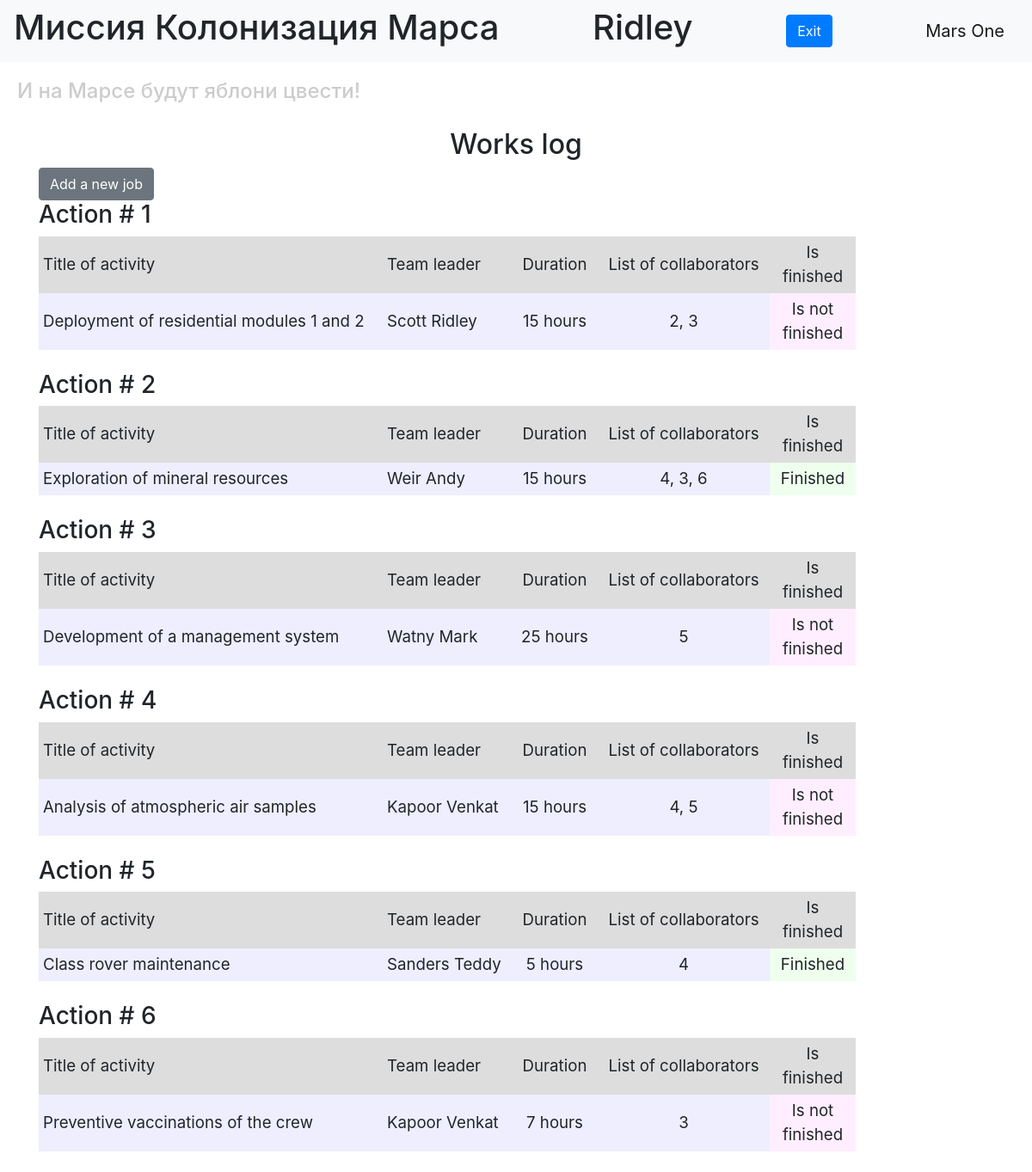
The page / (signed in) on the database its author committed.
### data/users.py (models this page shows, shortened)
class User(SqlAlchemyBase, UserMixin, SerializerMixin):
    __tablename__ = 'users'
    id = sqlalchemy.Column(sqlalchemy.Integer, primary_key=True, autoincrement=True)
    surname = sqlalchemy.Column(sqlalchemy.String, nullable=True)
    name = sqlalchemy.Column(sqlalchemy.String, nullable=True)
    age = sqlalchemy.Column(sqlalchemy.Integer, nullable=True)
    position = sqlalchemy.Column(sqlalchemy.String, nullable=True)
    speciality = sqlalchemy.Column(sqlalchemy.String, nullable=True)
    address = sqlalchemy.Column(sqlalchemy.String, nullable=True)
    email = sqlalchemy.Column(sqlalchemy.String, index=True, unique=True, nullable=True)
    hashed_password = sqlalchemy.Column(sqlalchemy.String, nullable=True)
    modifed_date = sqlalchemy.Column(sqlalchemy.DateTime, default=datetime.datetime.now)
    jobs = orm.relationship("Jobs", back_populates='user')

### data/jobs.py (models this page shows, shortened)
class Jobs(SqlAlchemyBase, SerializerMixin):
    __tablename__ = 'jobs'
    id = sqlalchemy.Column(sqlalchemy.Integer, primary_key=True, autoincrement=True)
    job = sqlalchemy.Column(sqlalchemy.String, nullable=True)
    work_size = sqlalchemy.Column(sqlalchemy.Integer, nullable=True, default=0)
    collaborators = sqlalchemy.Column(sqlalchemy.String, nullable=True)
    start_date = sqlalchemy.Column(sqlalchemy.DateTime, default=datetime.datetime.now)
    end_date = sqlalchemy.Column(sqlalchemy.DateTime, default=datetime.datetime.now)
    is_finished = sqlalchemy.Column(sqlalchemy.Boolean, default=True)
    team_leader = sqlalchemy.Column(sqlalchemy.Integer, sqlalchemy.ForeignKey("users.id"))
    user = orm.relationship('User')

### server.py (the view)
@app.route("/")
def index():
    session = db_session.create_session()
    jobs = session.query(Jobs).all()
    users = session.query(User).all()
    print(len(jobs), len(users))
    names = {name.id: (name.surname, name.name) for name in users}
    return render_template("index.html", jobs=jobs, names=names)

### data/db_session.py (called while the page is built)
def create_session() -> Session:
    global __factory
    return __factory()

### server.py (called while the page is built)
@login_manager.user_loader
def load_user(user_id):
    db_sess = db_session.create_session()
    return db_sess.query(User).get(user_id)

### templates/index.html (shortened to what this page needs)
{% extends "base.html" %}
{% block content %}
<h2 align="center">Works log</h2>
{% if current_user.is_authenticated %}
    <a href="addjob" class="btn btn-secondary">Add a new job</a>
{% endif %}
{% for job in jobs %}
<h3>Action # {{ job.id }}</h3>
<div class="table_container">
    <table class="my_table">
        <tr class="my_row">
            <td class="title" width="400px" bgcolor="#dddddd">Title of activity</td>
            <td class="title" width="150px" bgcolor="#dddddd">Team leader</td>
            <td class="title" width="100px" bgcolor="#dddddd" align="center">Duration</td>
            <td class="title" width="200px" bgcolor="#dddddd" align="center">List of collaborators</td>
            <td class="title" width="100px" bgcolor="#dddddd" align="center">Is finished</td>
        </tr>
        <tr class="my_row">
            <td class="ordinary" bgcolor="#eeeeff">{{ job.job.capitalize() }}</td>
            <td class="ordinary" bgcolor="#eeeeff">{{ names[job.team_leader][0] }} {{ names[job.team_leader][1] }}</td>
            <td class="ordinary" bgcolor="#eeeeff" align="center">{{ job.work_size }} hours</td>
            <td class="ordinary" bgcolor="#eeeeff" align="center">{{ job.collaborators }}</td>
            {% if job.is_finished %}
            <td class="ordinary" bgcolor="#eeffee" align="center">Finished</td>
            {% else %}
            <td class="ordinary" bgcolor="#ffeeff" align="center">Is not finished</td>
            {% endif %}
        </tr>
    </table>
</div>
<br>
{% endfor %}
{% endblock %}

### templates/base.html (shortened to what this page needs)
<!DOCTYPE html>
<html lang="en">
<head>
    <link rel="stylesheet" href="https://stackpath.bootstrapcdn.com/bootstrap/4.4.1/css/bootstrap.min.css">
    <link rel="stylesheet" type="text/css" href="../static/css/style.css" />
</head>
  <body>
    <header>
      <nav class="navbar navbar-light bg-light">
          <h1>Миссия Колонизация Марса</h1>
          {% if current_user.is_authenticated %}
            <h1>{{ current_user.name }}</h1>
            <a class="btn btn-primary " href="/logout">Exit</a>
          {% else %}
            <p>
                <a class="btn btn-primary " href="/register">Register</a>
                <a class="btn btn-success" href="/login">Log in</a>
            </p>
          {% endif %}
        <a class="navbar-brand" href="#">Mars One</a>
      </nav>
        <h4>И на Марсе будут яблони цвести!</h4>
    </header>
    <main role="main" class="container">
        {% block content %}{% endblock %}
    </main>
  </body>
</html>

### static/css/style.css (style rules this page uses)
td.title { background-color: "#dddddd"; align: "center"; font-size: 14pt; padding: 5px; }
td.ordinary { background-color: "#eeeeff"; align: "center"; font-size: 14pt; padding: 5px; }
h4 { color: #cccccc; padding: 20px; }

### rows shown on the page
User: name "Ridley"
Jobs: id "1", job "Deployment of residential modules 1 and 2", team_leader.surname "Scott", team_leader.name "Ridley", work_size "15", collaborators "2, 3", is_finished "Is not finished"
Jobs: id "2", job "Exploration of mineral resources", team_leader.surname "Weir", team_leader.name "Andy", work_size "15", collaborators "4, 3, 6", is_finished "Finished"
Jobs: id "3", job "Development of a management system", team_leader.surname "Watny", team_leader.name "Mark", work_size "25", collaborators "5", is_finished "Is not finished"
Jobs: id "4", job "Analysis of atmospheric air samples", team_leader.surname "Kapoor", team_leader.name "Venkat", work_size "15", collaborators "4, 5", is_finished "Is not finished"
Jobs: id "5", job "Class rover maintenance", team_leader.surname "Sanders", team_leader.name "Teddy", work_size "5", collaborators "4", is_finished "Finished"
Jobs: id "6", job "Preventive vaccinations of the crew", team_leader.surname "Kapoor", team_leader.name "Venkat", work_size "7", collaborators "3", is_finished "Is not finished"
